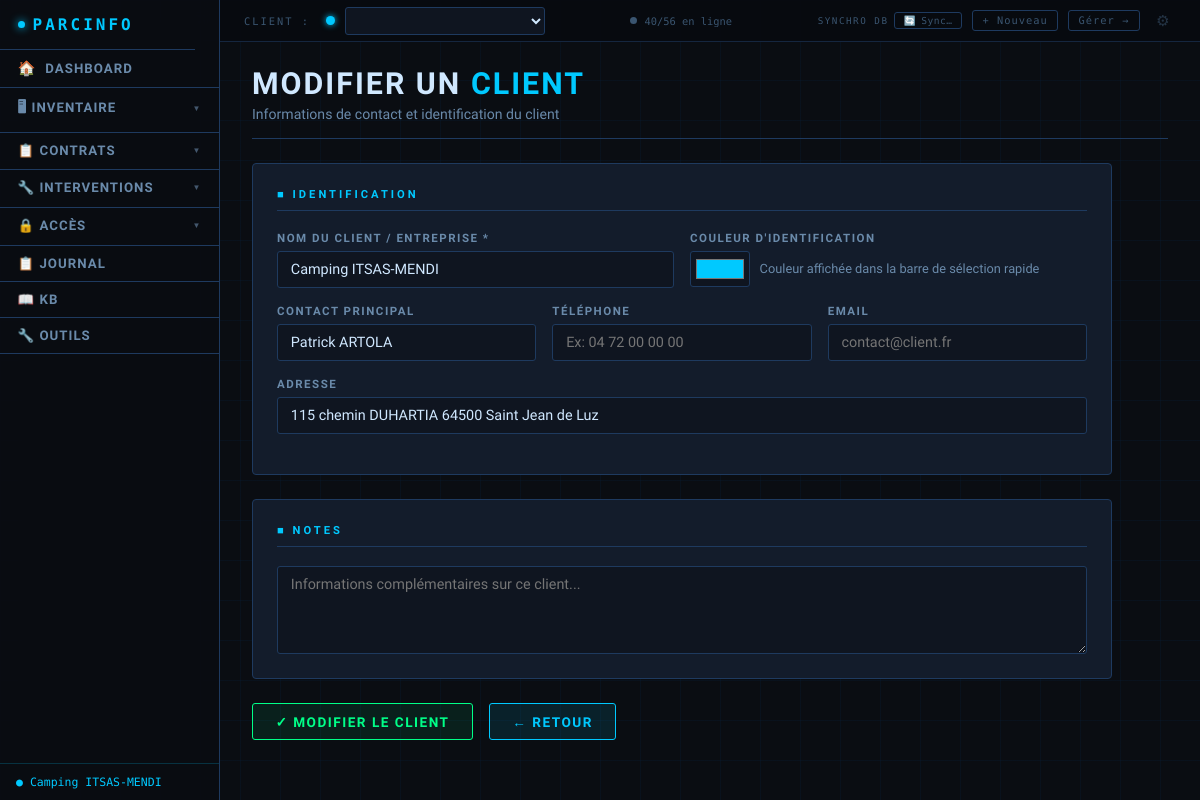
The app's page /client/6/editer with its own data.
### tables this page shows
CREATE TABLE clients (
        id INTEGER PRIMARY KEY AUTOINCREMENT,
        nom TEXT NOT NULL DEFAULT '',
        contact TEXT DEFAULT '',
        telephone TEXT DEFAULT '',
        email TEXT DEFAULT '',
        adresse TEXT DEFAULT '',
        notes TEXT DEFAULT '',
        couleur TEXT DEFAULT '#00c9ff',
        date_creation TEXT DEFAULT '',
        date_maj TEXT DEFAULT '', auth_user_id INTEGER DEFAULT NULL);

### app.py (the view, shortened to what this page needs)
@app.route('/client/<int:id>/editer', methods=['GET','POST'])
def editer_client(id):
    conn = get_db()
    cl = row_to_dict(conn.execute('SELECT * FROM clients WHERE id=?', (id,)).fetchone())
    conn.close()
    return render_template('form_client.html', client=cl, action='Modifier')

### app.py (called while the page is built, shortened)
@app.context_processor
def inject_auth_context():
    u = None
    uid = session.get('auth_user_id')
    return dict(auth_user=u)

@app.context_processor
def inject_csrf_token():
    return dict(csrf_token=_get_csrf_token())

@app.context_processor
def inject_dynamic_css():
    user = get_auth_user()
    auth_user_id = user['id'] if user else None
    dynamic_css = _generate_dynamic_css(auth_user_id=auth_user_id)
    return dict(dynamic_css=dynamic_css)

@app.before_request
def csrf_protect():
    validate_csrf_request()

@app.template_filter('type_css')
def type_css_filter(t):
    import re as _re
    if t in _TYPE_CSS_MAP:
        return _TYPE_CSS_MAP[t]
    key = _re.sub(r'[^a-z0-9]', '', str(t).lower())[:16]
    return key or 'autre'

@app.context_processor
def inject_cfg():
    types = get_liste('types_appareils')
    user = get_auth_user()
    auth_user_id = user['id'] if user else None
    cfg = cfg_all(auth_user_id=auth_user_id)
    type_badges = {}
    for t in types:
        k = type_css_filter(t)
        if k not in type_badges:
            val = cfg.get(f'type_badge_{k}', '')
            if val:
                type_badges[k] = val[:3].upper()
            else:
                type_badges[k] = _TYPE_BADGE_DEFAULTS.get(k, k[:3].upper() or 'AUT')
    return {
        'cfg': cfg,
        'types_appareils_ctx': types,
        'type_css_defaults': _TYPE_CSS_DEFAULTS,
        'type_badge_defaults': _TYPE_BADGE_DEFAULTS,
        'type_badges': type_badges,
    }

@app.before_request
def _auto_start_sync():
    global _sync_init_done
    if not _sync_init_done:
        _sync_init_done = True
        if cfg_get('db_type') == 'sync':
            _start_sync_thread()

### auth_utils.py (called while the page is built, shortened)
def get_auth_user():
    from database import get_db, row_to_dict
    uid = session.get('auth_user_id')
    if not uid:
        return None
    conn = get_db()
    u = conn.execute('SELECT * FROM auth_users WHERE id=? AND actif=1', (uid,)).fetchone()
    conn.close()
    return row_to_dict(u) if u else None

def get_csrf_token() -> str:
    if 'csrf_token' not in session:
        session['csrf_token'] = secrets.token_hex(32)
    return session['csrf_token']

def validate_csrf_request():
    if request.method not in ('POST', 'PUT', 'DELETE', 'PATCH'):
        return

### database.py (called while the page is built)
def get_local_db():
    return _local_db()

def row_to_dict(row) -> dict:
    if row is None:
        return {}
    try:
        return dict(row)
    except Exception:
        return {}

### templates/form_client.html (shortened to what this page needs)
{% extends "base.html" %}
{% block content %}
<div class="page-header">
    <h1>{{ action }} un <span>Client</span></h1>
    <p>Informations de contact et identification du client</p>
</div>
<form method="POST" style="max-width: 860px;">
    <div class="form-section">
        <div class="form-section-title">&#9632; Identification</div>
        <div class="form-row cols-2">
            <div class="form-group">
                <label>Nom du client / Entreprise *</label>
                <input type="text" name="nom" value="{{ client.nom if client else '' }}"
                       placeholder="Ex: Mairie de Lyon" required>
            </div>
            <div class="form-group">
                <label>Couleur d'identification</label>
                <div style="display:flex; gap:0.6rem; align-items:center;">
                    <input type="color" name="couleur" value="{{ client.couleur if client else '#00c9ff' }}"
                           style="width:60px; flex-shrink:0;">
                    <span style="font-size:0.8rem; color:var(--text-secondary);">
                        Couleur affichée dans la barre de sélection rapide
                    </span>
                </div>
            </div>
        </div>
        <div class="form-row cols-3">
            <div class="form-group">
                <label>Contact principal</label>
                <input type="text" name="contact" value="{{ client.contact if client else '' }}"
                       placeholder="Nom du responsable">
            </div>
            <div class="form-group">
                <label>Téléphone</label>
                <input type="tel" name="telephone" value="{{ client.telephone if client else '' }}"
                       placeholder="Ex: 04 72 00 00 00">
            </div>
            <div class="form-group">
                <label>Email</label>
                <input type="email" name="email" value="{{ client.email if client else '' }}"
                       placeholder="contact@client.fr">
            </div>
        </div>
        <div class="form-row">
            <div class="form-group">
                <label>Adresse</label>
                <input type="text" name="adresse" value="{{ client.adresse if client else '' }}"
                       placeholder="Adresse complète">
            </div>
        </div>
    </div>
    <div class="form-section">
        <div class="form-section-title">&#9632; Notes</div>
        <div class="form-group">
            <textarea name="notes" rows="4"
                      placeholder="Informations complémentaires sur ce client...">{{ client.notes if client else '' }}</textarea>
        </div>
    </div>
    <div style="display:flex; gap:1rem;">
        <button type="submit" class="btn btn-success">&#10003; {{ action }} le client</button>
        <a href="/clients" class="btn btn-primary">← Retour</a>
    </div>
</form>
{% endblock %}

### templates/base.html (shortened to what this page needs)
<!DOCTYPE html>
<html lang="fr">
<head>
</head>
<body class="{{ 'theme-light' if cfg.get('mode') == 'light' else '' }}{{ ' nav-left' if cfg.get('nav_mode') == 'vertical' else '' }}">
<div class="client-bar">
    <span class="client-bar-label">Client :</span>
    <div class="client-select-wrap">
        {% set active_cl = clients | selectattr('id','eq', client_actif_id) | first | default(None) %}
        <span class="client-dot" style="color:{{ active_cl.couleur if active_cl else '#00c9ff' }}; background:{{ active_cl.couleur if active_cl else '#00c9ff' }};"></span>
        <select id="client-dropdown" onchange="changerClientAvecConfirmation(this)" data-current-value="{{ client_actif_id or '' }}">
        </select>
        {% set acces_actif = active_cl.acces if active_cl and active_cl.acces is defined else '' %}
    </div>
    <div class="wd-topbar idle" id="wd-global-bar">
        <span class="wd-dot"></span>
        <span id="wd-global-text">…</span>
    </div>
    <div class="client-bar-actions">
        {% if cfg.get('db_type') == 'sync' %}
        <div id="topbar-sync-wrap" style="display:flex;align-items:center;gap:.35rem;">
        {% else %}
        <div id="topbar-sync-wrap" style="display:none;align-items:center;gap:.35rem;">
        {% endif %}
            <span style="font-family:'Share Tech Mono',monospace;font-size:.58rem;letter-spacing:1.5px;
                         text-transform:uppercase;color:var(--text-muted);white-space:nowrap;">Synchro DB</span>
            <button class="topbar-sync-btn" id="topbar-sync-btn"
                    onclick="syncNow()" title="Base de données — mode synchronisation&#10;Cliquer pour synchroniser maintenant">
                <span class="topbar-sync-icon" id="topbar-sync-icon">🔄</span>
                <span id="topbar-sync-label">Sync…</span>
            </button>
        </div>
        <a href="/client/nouveau" class="client-bar-link">+ Nouveau</a>
        <a href="/clients" class="client-bar-link">Gérer →</a>
        <button class="topbar-gear" onclick="toggleConfig()" title="Paramètres">⚙</button>
    </div>
</div>
{% set ep = request.endpoint %}
{% set inv_active = ep in ['liste_appareils','nouvel_appareil','editer_appareil','liste_peripheriques','nouveau_peripherique','editer_peripherique','parc_general','baie_brassage','page_scan','liste_plans','editer_plan'] %}
{% set contrats_active = ep in ['liste_contrats','nouveau_contrat','editer_contrat','detail_contrat'] %}
{% set secu_active = ep in ['liste_identifiants','nouvel_identifiant','editer_identifiant','liste_utilisateurs','nouvel_utilisateur','editer_utilisateur','droits_utilisateur'] %}
<nav>
    <a href="/" class="nav-brand">PARCINFO</a>
    <a href="/" {% if ep == 'index' %}class="active"{% endif %}>
        <span style="font-size:.9rem;">🏠</span> DASHBOARD
    </a>
    <div class="nav-group">
        <button class="nav-group-btn {% if inv_active %}active{% endif %}">
            🖥 Inventaire <span class="arr">▼</span>
        </button>
    </div>
    <div class="nav-group">
        <button class="nav-group-btn {% if contrats_active %}active{% endif %}">
            📋 Contrats <span class="arr">▼</span>
        </button>
    </div>
    <div class="nav-group">
        <button class="nav-group-btn {% if ep in ['liste_interventions','nouveau_intervention','detail_intervention','editer_intervention'] %}active{% endif %}">
            🔧 Interventions <span class="arr">▼</span>
        </button>
    </div>
    <div class="nav-group">
        <button class="nav-group-btn {% if secu_active %}active{% endif %}">
            🔒 Accès <span class="arr">▼</span>
        </button>
    </div>
    <a href="/historique" {% if ep == 'page_historique' %}class="active"{% endif %}>📋 Journal</a>
    <a href="/kb" {% if ep == 'page_kb' %}class="active"{% endif %}>📖 KB</a>
    <a href="/outils" {% if ep == 'page_outils' %}class="active"{% endif %}>🔧 Outils</a>
    <div class="nav-spacer"></div>
    {% if client is defined and client and client.nom %}
    <span class="nav-client-badge" style="color:{{ client.couleur or '#00c9ff' }}; border-color:{{ client.couleur or '#00c9ff' }}33;">
        &#9679; {{ client.nom }}
    </span>
    {% endif %}
</nav>
<main>
    {% set ep = request.endpoint %}
    {% set bc = [] %}
    {% if ep in ['nouvel_appareil','editer_appareil'] %}
        {% set _ = bc.append(('Inventaire', None)) %}
        {% set _ = bc.append(('Appareils', '/appareils')) %}
        {% set _ = bc.append(('Ajouter' if ep == 'nouvel_appareil' else 'Modifier', None)) %}
    {% elif ep in ['nouveau_peripherique','editer_peripherique'] %}
        {% set _ = bc.append(('Inventaire', None)) %}
        {% set _ = bc.append(('Périphériques', '/peripheriques')) %}
        {% set _ = bc.append(('Ajouter' if ep == 'nouveau_peripherique' else 'Modifier', None)) %}
    {% elif ep in ['nouveau_contrat','editer_contrat'] %}
        {% set _ = bc.append(('Contrats', '/contrats')) %}
        {% set _ = bc.append(('Ajouter' if ep == 'nouveau_contrat' else 'Modifier', None)) %}
    {% elif ep == 'detail_contrat' %}
        {% set _ = bc.append(('Contrats', '/contrats')) %}
        {% set _ = bc.append(('Détail', None)) %}
    {% elif ep in ['nouvel_identifiant','editer_identifiant'] %}
        {% set _ = bc.append(('Accès', None)) %}
        {% set _ = bc.append(('Identifiants', '/identifiants')) %}
        {% set _ = bc.append(('Ajouter' if ep == 'nouvel_identifiant' else 'Modifier', None)) %}
    {% elif ep in ['nouvel_utilisateur','editer_utilisateur'] %}
        {% set _ = bc.append(('Accès', None)) %}
        {% set _ = bc.append(('Utilisateurs', '/utilisateurs')) %}
        {% set _ = bc.append(('Ajouter' if ep == 'nouvel_utilisateur' else 'Modifier', None)) %}
    {% elif ep == 'droits_utilisateur' %}
        {% set _ = bc.append(('Accès', None)) %}
        {% set _ = bc.append(('Utilisateurs', '/utilisateurs')) %}
        {% set _ = bc.append(('Droits', None)) %}
    {% elif ep == 'parc_general' %}
        {% set _ = bc.append(('Inventaire', None)) %}
        {% set _ = bc.append(('Parc général', None)) %}
    {% elif ep == 'baie_brassage' %}
        {% set _ = bc.append(('Inventaire', None)) %}
        {% set _ = bc.append(('Baie de brassage', None)) %}
    {% elif ep == 'page_scan' %}
        {% set _ = bc.append(('Inventaire', None)) %}
        {% set _ = bc.append(('Scan réseau', None)) %}
    {% endif %}
    {% block content %}{% endblock %}
</main>
    {% set _sk2 = [] %}
</body>
</html>

### records on screen
clients: nom "Camping ITSAS-MENDI", couleur "#00c9ff", contact "Patrick ARTOLA", adresse "115 chemin DUHARTIA 64500 Saint Jean de Luz"

### other values on screen
{{ action }} "MODIFIER"
